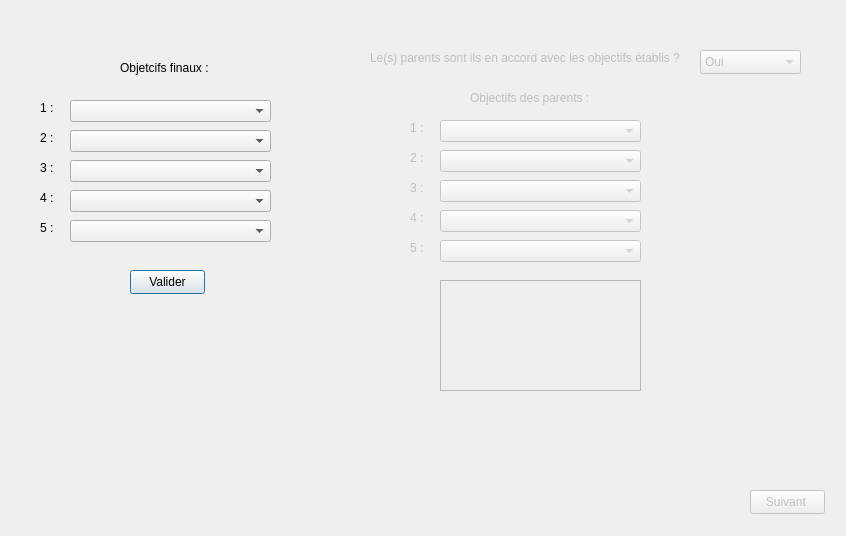
<?xml version="1.0" encoding="UTF-8"?>
<ui version="4.0">
 <class>Interface4_8</class>
 <widget class="QDialog" name="Interface4_8">
  <property name="geometry">
   <rect>
    <x>0</x>
    <y>0</y>
    <width>846</width>
    <height>536</height>
   </rect>
  </property>
  <property name="windowTitle">
   <string>Dialog</string>
  </property>
  <widget class="QComboBox" name="comboBoxChoix4ObjectfisFinauxPatient">
   <property name="geometry">
    <rect>
     <x>70</x>
     <y>190</y>
     <width>201</width>
     <height>22</height>
    </rect>
   </property>
  </widget>
  <widget class="QLabel" name="labelChoix3ObjectfisFinaux">
   <property name="geometry">
    <rect>
     <x>40</x>
     <y>160</y>
     <width>49</width>
     <height>16</height>
    </rect>
   </property>
   <property name="text">
    <string>3 :</string>
   </property>
  </widget>
  <widget class="QLabel" name="labelChoix2ObjectfisFinaux">
   <property name="geometry">
    <rect>
     <x>40</x>
     <y>130</y>
     <width>49</width>
     <height>16</height>
    </rect>
   </property>
   <property name="text">
    <string>2 :</string>
   </property>
  </widget>
  <widget class="QComboBox" name="comboBoxChoix3ObjectfisFinauxPatient">
   <property name="geometry">
    <rect>
     <x>70</x>
     <y>160</y>
     <width>201</width>
     <height>22</height>
    </rect>
   </property>
  </widget>
  <widget class="QComboBox" name="comboBoxChoix2ObjectfisFinauxPatient">
   <property name="geometry">
    <rect>
     <x>70</x>
     <y>130</y>
     <width>201</width>
     <height>22</height>
    </rect>
   </property>
  </widget>
  <widget class="QLabel" name="labelChoix4ObjectfisFinaux">
   <property name="geometry">
    <rect>
     <x>40</x>
     <y>190</y>
     <width>49</width>
     <height>16</height>
    </rect>
   </property>
   <property name="text">
    <string>4 :</string>
   </property>
  </widget>
  <widget class="QComboBox" name="comboBoxChoix5ObjectfisFinauxPatient">
   <property name="geometry">
    <rect>
     <x>70</x>
     <y>220</y>
     <width>201</width>
     <height>22</height>
    </rect>
   </property>
  </widget>
  <widget class="QComboBox" name="comboBoxChoix1ObjectfisFinauxPatient">
   <property name="geometry">
    <rect>
     <x>70</x>
     <y>100</y>
     <width>201</width>
     <height>22</height>
    </rect>
   </property>
  </widget>
  <widget class="QLabel" name="labelObjectifsFinaux">
   <property name="geometry">
    <rect>
     <x>120</x>
     <y>60</y>
     <width>91</width>
     <height>16</height>
    </rect>
   </property>
   <property name="text">
    <string>Objetcifs finaux :</string>
   </property>
  </widget>
  <widget class="QLabel" name="labelChoix1ObjectfisFinaux">
   <property name="geometry">
    <rect>
     <x>40</x>
     <y>100</y>
     <width>49</width>
     <height>16</height>
    </rect>
   </property>
   <property name="text">
    <string>1 :</string>
   </property>
  </widget>
  <widget class="QLabel" name="labelChoix5ObjectfisFinaux">
   <property name="geometry">
    <rect>
     <x>40</x>
     <y>220</y>
     <width>49</width>
     <height>16</height>
    </rect>
   </property>
   <property name="text">
    <string>5 :</string>
   </property>
  </widget>
  <widget class="QPushButton" name="pushButtonValiderObjectifsFinaux">
   <property name="geometry">
    <rect>
     <x>130</x>
     <y>270</y>
     <width>75</width>
     <height>24</height>
    </rect>
   </property>
   <property name="text">
    <string>Valider</string>
   </property>
  </widget>
  <widget class="QPushButton" name="pushButtonSuivant">
   <property name="enabled">
    <bool>false</bool>
   </property>
   <property name="geometry">
    <rect>
     <x>750</x>
     <y>490</y>
     <width>75</width>
     <height>24</height>
    </rect>
   </property>
   <property name="text">
    <string>Suivant </string>
   </property>
  </widget>
  <widget class="QLabel" name="labelObjectifsParents">
   <property name="enabled">
    <bool>false</bool>
   </property>
   <property name="geometry">
    <rect>
     <x>470</x>
     <y>90</y>
     <width>151</width>
     <height>16</height>
    </rect>
   </property>
   <property name="text">
    <string>Objectifs des parents :</string>
   </property>
  </widget>
  <widget class="QLabel" name="labelAccordParents">
   <property name="enabled">
    <bool>false</bool>
   </property>
   <property name="geometry">
    <rect>
     <x>370</x>
     <y>50</y>
     <width>351</width>
     <height>16</height>
    </rect>
   </property>
   <property name="text">
    <string>Le(s) parents sont ils en accord avec les objectifs établis ?</string>
   </property>
  </widget>
  <widget class="QComboBox" name="comboBoxAccordParents">
   <property name="enabled">
    <bool>false</bool>
   </property>
   <property name="geometry">
    <rect>
     <x>700</x>
     <y>50</y>
     <width>101</width>
     <height>24</height>
    </rect>
   </property>
   <item>
    <property name="text">
     <string>Oui</string>
    </property>
   </item>
   <item>
    <property name="text">
     <string>Non</string>
    </property>
   </item>
   <item>
    <property name="text">
     <string>Pas tout à fait</string>
    </property>
   </item>
  </widget>
  <widget class="QLabel" name="labelChoix4ObjectfisFinauxParents">
   <property name="enabled">
    <bool>false</bool>
   </property>
   <property name="geometry">
    <rect>
     <x>410</x>
     <y>210</y>
     <width>49</width>
     <height>16</height>
    </rect>
   </property>
   <property name="text">
    <string>4 :</string>
   </property>
  </widget>
  <widget class="QComboBox" name="comboBoxChoix3ObjectfisFinauxParents">
   <property name="enabled">
    <bool>false</bool>
   </property>
   <property name="geometry">
    <rect>
     <x>440</x>
     <y>180</y>
     <width>201</width>
     <height>22</height>
    </rect>
   </property>
  </widget>
  <widget class="QComboBox" name="comboBoxChoix1ObjectfisFinauxParents">
   <property name="enabled">
    <bool>false</bool>
   </property>
   <property name="geometry">
    <rect>
     <x>440</x>
     <y>120</y>
     <width>201</width>
     <height>22</height>
    </rect>
   </property>
  </widget>
  <widget class="QComboBox" name="comboBoxChoix4ObjectfisFinauxParents">
   <property name="enabled">
    <bool>false</bool>
   </property>
   <property name="geometry">
    <rect>
     <x>440</x>
     <y>210</y>
     <width>201</width>
     <height>22</height>
    </rect>
   </property>
  </widget>
  <widget class="QComboBox" name="comboBoxChoix2ObjectfisFinauxParents">
   <property name="enabled">
    <bool>false</bool>
   </property>
   <property name="geometry">
    <rect>
     <x>440</x>
     <y>150</y>
     <width>201</width>
     <height>22</height>
    </rect>
   </property>
  </widget>
  <widget class="QLabel" name="labelChoix2ObjectfisFinauxParents">
   <property name="enabled">
    <bool>false</bool>
   </property>
   <property name="geometry">
    <rect>
     <x>410</x>
     <y>150</y>
     <width>49</width>
     <height>16</height>
    </rect>
   </property>
   <property name="text">
    <string>2 :</string>
   </property>
  </widget>
  <widget class="QComboBox" name="comboBoxChoix5ObjectfisFinauxParents">
   <property name="enabled">
    <bool>false</bool>
   </property>
   <property name="geometry">
    <rect>
     <x>440</x>
     <y>240</y>
     <width>201</width>
     <height>22</height>
    </rect>
   </property>
  </widget>
  <widget class="QLabel" name="labelChoix3ObjectfisFinauxParents">
   <property name="enabled">
    <bool>false</bool>
   </property>
   <property name="geometry">
    <rect>
     <x>410</x>
     <y>180</y>
     <width>49</width>
     <height>16</height>
    </rect>
   </property>
   <property name="text">
    <string>3 :</string>
   </property>
  </widget>
  <widget class="QLabel" name="labelChoix5ObjectfisFinauxParents">
   <property name="enabled">
    <bool>false</bool>
   </property>
   <property name="geometry">
    <rect>
     <x>410</x>
     <y>240</y>
     <width>49</width>
     <height>16</height>
    </rect>
   </property>
   <property name="text">
    <string>5 :</string>
   </property>
  </widget>
  <widget class="QLabel" name="labelChoix1ObjectfisFinauxParents">
   <property name="enabled">
    <bool>false</bool>
   </property>
   <property name="geometry">
    <rect>
     <x>410</x>
     <y>120</y>
     <width>49</width>
     <height>16</height>
    </rect>
   </property>
   <property name="text">
    <string>1 :</string>
   </property>
  </widget>
  <widget class="QTextEdit" name="textEditRemarquesParents">
   <property name="enabled">
    <bool>false</bool>
   </property>
   <property name="geometry">
    <rect>
     <x>440</x>
     <y>280</y>
     <width>201</width>
     <height>111</height>
    </rect>
   </property>
  </widget>
 </widget>
 <resources/>
 <connections/>
</ui>
